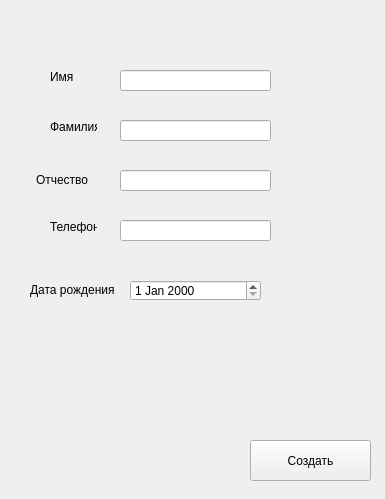
<?xml version="1.0" encoding="UTF-8"?>
<ui version="4.0">
 <class>Form</class>
 <widget class="QWidget" name="Form">
  <property name="geometry">
   <rect>
    <x>0</x>
    <y>0</y>
    <width>385</width>
    <height>499</height>
   </rect>
  </property>
  <property name="windowTitle">
   <string>Form</string>
  </property>
  <widget class="QLineEdit" name="name_edit">
   <property name="geometry">
    <rect>
     <x>120</x>
     <y>70</y>
     <width>151</width>
     <height>21</height>
    </rect>
   </property>
  </widget>
  <widget class="QLineEdit" name="surname_edit">
   <property name="geometry">
    <rect>
     <x>120</x>
     <y>120</y>
     <width>151</width>
     <height>21</height>
    </rect>
   </property>
  </widget>
  <widget class="QLineEdit" name="patron_edit">
   <property name="geometry">
    <rect>
     <x>120</x>
     <y>170</y>
     <width>151</width>
     <height>21</height>
    </rect>
   </property>
  </widget>
  <widget class="QDateEdit" name="birthdate_edit">
   <property name="geometry">
    <rect>
     <x>130</x>
     <y>280</y>
     <width>131</width>
     <height>21</height>
    </rect>
   </property>
  </widget>
  <widget class="QPushButton" name="save_btn">
   <property name="geometry">
    <rect>
     <x>250</x>
     <y>440</y>
     <width>121</width>
     <height>41</height>
    </rect>
   </property>
   <property name="text">
    <string>Создать</string>
   </property>
  </widget>
  <widget class="QLineEdit" name="phone_edit">
   <property name="geometry">
    <rect>
     <x>120</x>
     <y>220</y>
     <width>151</width>
     <height>21</height>
    </rect>
   </property>
  </widget>
  <widget class="QLabel" name="label">
   <property name="geometry">
    <rect>
     <x>50</x>
     <y>70</y>
     <width>47</width>
     <height>13</height>
    </rect>
   </property>
   <property name="text">
    <string>Имя</string>
   </property>
  </widget>
  <widget class="QLabel" name="label_2">
   <property name="geometry">
    <rect>
     <x>50</x>
     <y>120</y>
     <width>47</width>
     <height>13</height>
    </rect>
   </property>
   <property name="text">
    <string>Фамилия</string>
   </property>
  </widget>
  <widget class="QLabel" name="label_3">
   <property name="geometry">
    <rect>
     <x>36</x>
     <y>170</y>
     <width>61</width>
     <height>20</height>
    </rect>
   </property>
   <property name="text">
    <string>Отчество</string>
   </property>
  </widget>
  <widget class="QLabel" name="label_4">
   <property name="geometry">
    <rect>
     <x>50</x>
     <y>220</y>
     <width>47</width>
     <height>13</height>
    </rect>
   </property>
   <property name="text">
    <string>Телефон</string>
   </property>
  </widget>
  <widget class="QLabel" name="label_5">
   <property name="geometry">
    <rect>
     <x>30</x>
     <y>280</y>
     <width>101</width>
     <height>20</height>
    </rect>
   </property>
   <property name="text">
    <string>Дата рождения</string>
   </property>
  </widget>
 </widget>
 <resources/>
 <connections/>
</ui>
